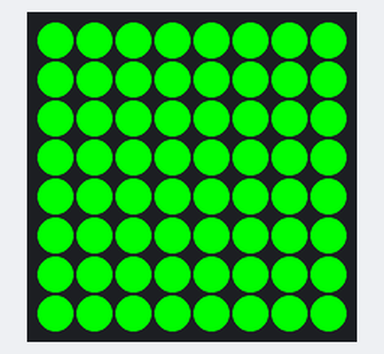
This program was run on a simulated Raspberry Pi (BCM pin numbers) with a Sense HAT. Parts: the Sense HAT's 8×8 RGB LED matrix. What the program prints to the terminal is not drawn. At 8.0 s the program stops and its outputs stay as they are.

Above: at 2.1 s.
At 4.1 s:
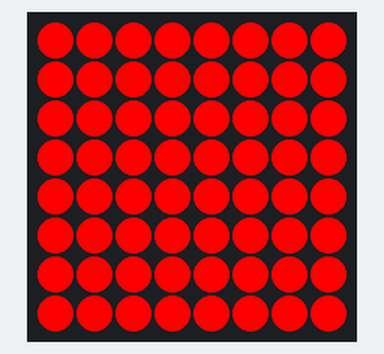
At 6.1 s:
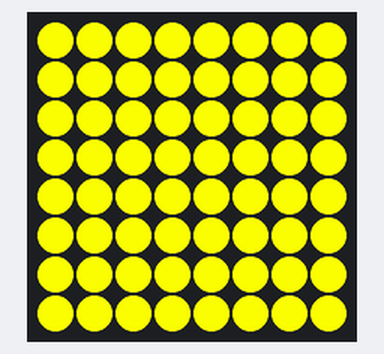
At 8.1 s:
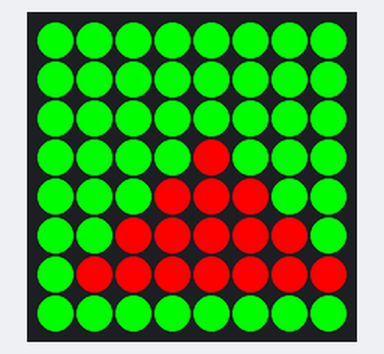

Measured:
- what the display in image 0 shows lasts 2.0 s, from 2.0 s to 4.0 s

The program:

main.py
```python
from sense_hat import SenseHat
from time import sleep

# COLOUR NAME = ( RED, GREEN, BLUE) - three ints 0-255
WHITE = (255, 255, 255)
GRAY = (127, 127, 127)
GREEN = (0, 255, 0)
RED = (255, 0, 0)
YELLOW = (255, 255, 0)
CYAN = (0, 255, 255)
MAGENTA = (255, 0, 255)
BLUE = (0, 0, 255)
BLACK = (0, 0, 0)


def clear_leds(the_sense_hat, colour=BLACK):
    if not isinstance(the_sense_hat, SenseHat):
        print("Clear LEDs: Sense Hat is not initialised")
        raise TypeError

    pixels = [colour] * 64
    the_sense_hat.set_pixels(pixels)


def show_triangle(the_sense_hat, fg=WHITE, bg=BLACK):
    if not isinstance(the_sense_hat, SenseHat):
        print("Show Triangle: Sense Hat is not initialised")
        raise TypeError

    pixels = [
        bg, bg, bg, bg, bg, bg, bg, bg,
        bg, bg, bg, bg, bg, bg, bg, bg,
        bg, bg, bg, bg, bg, bg, bg, bg,
        bg, bg, bg, bg, fg, bg, bg, bg,
        bg, bg, bg, fg, fg, fg, bg, bg,
        bg, bg, fg, fg, fg, fg, fg, bg,
        bg, fg, fg, fg, fg, fg, fg, fg,
        bg, bg, bg, bg, bg, bg, bg, bg,
    ]

    the_sense_hat.set_pixels(pixels)


# Press the green button in the gutter to run the script.
if __name__ == '__main__':
    sense_hat = SenseHat()
    print(type(sense_hat))
    clear_leds(sense_hat, BLACK)
    sleep(2)
    clear_leds(sense_hat, GREEN)
    sleep(2)
    clear_leds(sense_hat, RED)
    sleep(2)
    clear_leds(sense_hat, YELLOW)
    sleep(2)
    show_triangle(sense_hat, RED, GREEN)
```
